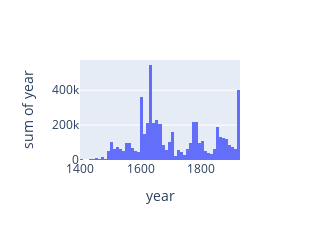

The notebook cell saved with this chart:
### Code cell
import plotly.express as px
px.histogram(df, x=df.year , y = df.year, width=10, height=20)

### Figure 1 — Plotly figure (JSON) as saved in the notebook; plotly's stock layout.template omitted (floating-point values rounded to 4 significant figures; data arrays with more than 128 entries replaced by an {"elided": "..."} marker saying what was removed)
{"data": [{"alignmentgroup": "True", "bingroup": "x", "histfunc": "sum", "hovertemplate": "year=%{x}<br>sum of year=%{y}<extra></extra>", "legendgroup": "", "marker": {"color": "#636efa", "pattern": {"shape": ""}}, "name": "", "offsetgroup": "", "orientation": "v", "showlegend": false, "type": "histogram", "x": {"elided": "3218 int values"}, "xaxis": "x", "y": {"elided": "3218 int values"}, "yaxis": "y"}], "layout": {"barmode": "relative", "height": 20, "legend": {"tracegroupgap": 0}, "margin": {"t": 60}, "width": 10, "xaxis": {"anchor": "y", "domain": [0, 1], "title": {"text": "year"}}, "yaxis": {"anchor": "x", "domain": [0, 1], "title": {"text": "sum of year"}}}}
